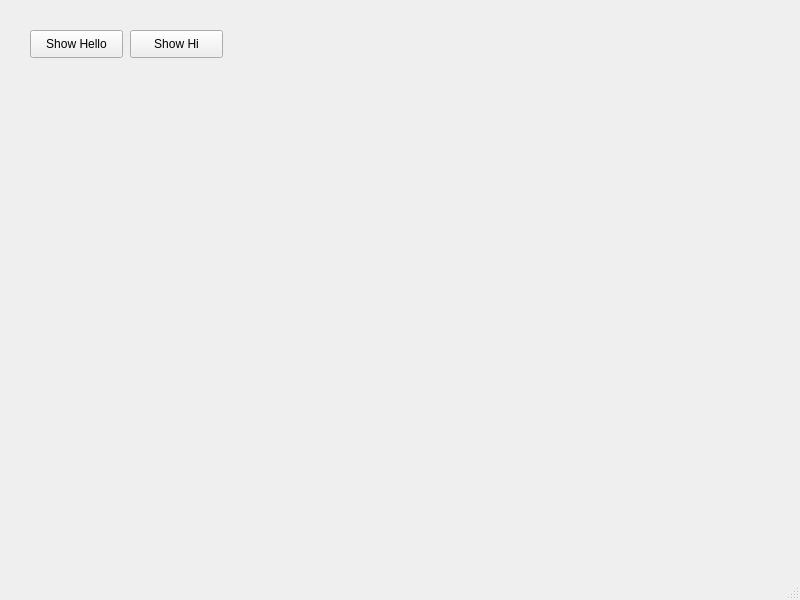
<?xml version="1.0" encoding="UTF-8"?>
<ui version="4.0">
 <class>MainWindow</class>
 <widget class="QMainWindow" name="MainWindow">
  <property name="geometry">
   <rect>
    <x>0</x>
    <y>0</y>
    <width>800</width>
    <height>600</height>
   </rect>
  </property>
  <property name="windowTitle">
   <string>MainWindow</string>
  </property>
  <widget class="QWidget" name="centralwidget">
   <widget class="QPushButton" name="pushButton">
    <property name="geometry">
     <rect>
      <x>30</x>
      <y>30</y>
      <width>93</width>
      <height>28</height>
     </rect>
    </property>
    <property name="text">
     <string>Show Hello</string>
    </property>
   </widget>
   <widget class="QPushButton" name="pushButton_2">
    <property name="geometry">
     <rect>
      <x>130</x>
      <y>30</y>
      <width>93</width>
      <height>28</height>
     </rect>
    </property>
    <property name="text">
     <string>Show Hi</string>
    </property>
   </widget>
  </widget>
  <widget class="QMenuBar" name="menubar">
   <property name="geometry">
    <rect>
     <x>0</x>
     <y>0</y>
     <width>800</width>
     <height>26</height>
    </rect>
   </property>
  </widget>
  <widget class="QStatusBar" name="statusbar"/>
 </widget>
 <resources/>
 <connections/>
</ui>
